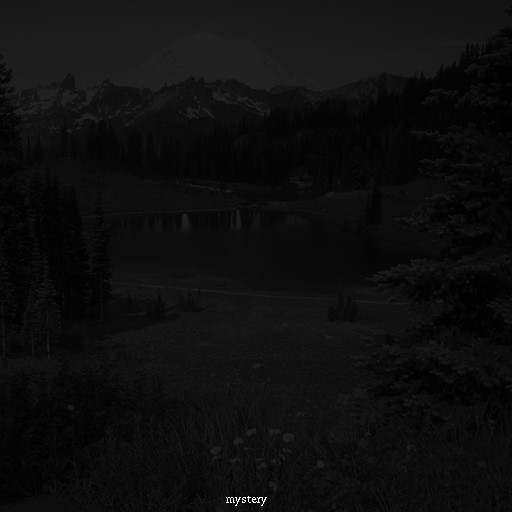
%> input picture 190927_DIP_A1/[2019-2]DIP_HW1/input3.png, 512 x 512 px
$ octave hw2.m   (GNU Octave 9; MATLAB toolbox functions it lacks are replaced by stand-ins)
%> lines starting %> are read from the running program, lines starting %| are printed output that depends on the picture; in (x1, y1, x2, y2) boxes, pixels count from 0 and x2, y2 are one past the last pixel; in counts of white or black regions, pixels touching at a corner belong together; the program's own positions count from 1

%2-1 Load image and Display histogram
% load image
im = im2double(imread('input3.png'));
%> im: size 512x512 double; min 0, max 1, mean 0.0538
% fig 1: histogram of the input image
figure(1);
imhist(im);
title(['2-1. Histogram of Input Image']);
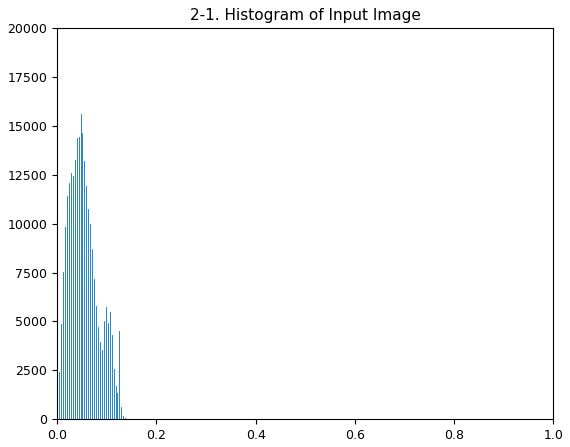
%> figure redrawn from the program's plot data; highest point at x = 0.0471, y = 15609

%2-2 implement histogram equalization function;

% image size
size_im = size(im);
%> size_im = [512 512]
MN = size_im(1) * size_im(2);
%> MN = 262144
% make 256bins of histogram
hist = imhist(im,256);
%> hist = 256 values, max 15609 at index 13, min 0 at index 39, mean 1024
L = length(hist);
%> L = 256
% calculate pdf,cdf
pdf = hist ./ MN;
%> pdf = 256 values, max 0.0595 at index 13, min 0 at index 39, mean 0.00391
cdf = cumsum(pdf);
%> cdf = 256 values from 0.00188 to 1
% histogram equalized array
s_arr = round((L-1).*cdf);
%> s_arr = 256 values from 0 to 255
% map input image to histogram-equalized image
output = zeros(size(im));
for i = 1:L
    mask = (im >= (i-1)/L) & (im <= i/L);
    output = output + mask .* (s_arr(i)/L);
end
%> this loop made 256 passes
%> pass 1, `mask = (im >= (i-1)/L) & (im <= i/L);`:
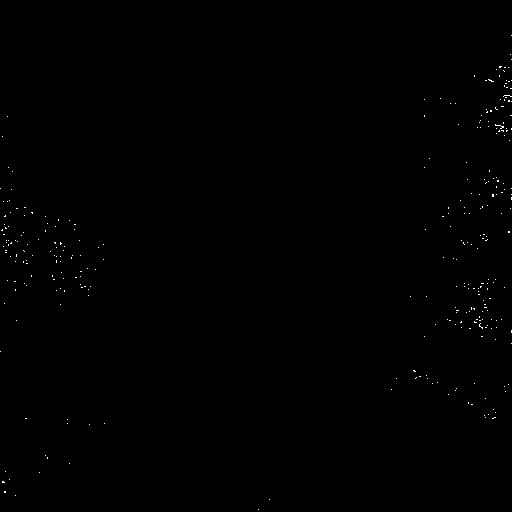
%> mask: size 512x512 logical; 0.19% white in thin lines or dots
%> pass 2, `mask = (im >= (i-1)/L) & (im <= i/L);`:
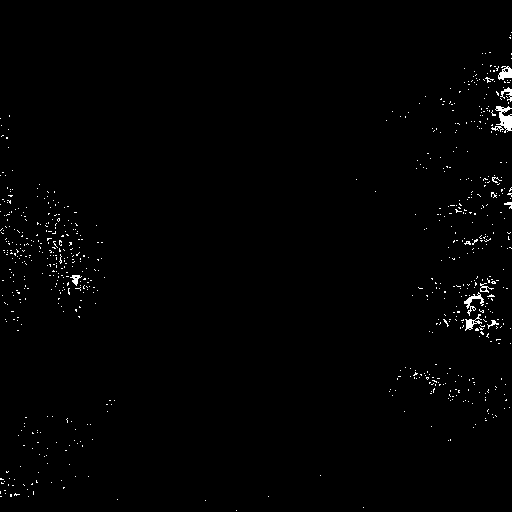
%> mask: size 512x512 logical; 0.93% white in thin lines or dots
%> after the loop:
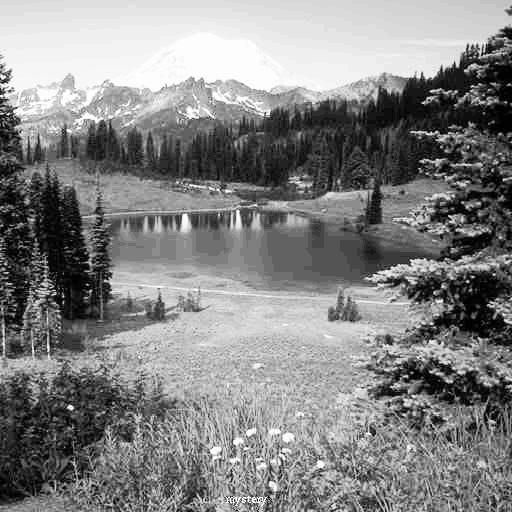
%> output: size 512x512 double; min 0, max 0.996, mean 0.518

% fig 2: histogram of the output image
figure(2);
imhist(output);
title(['2-2. Histogram of Output Image']);
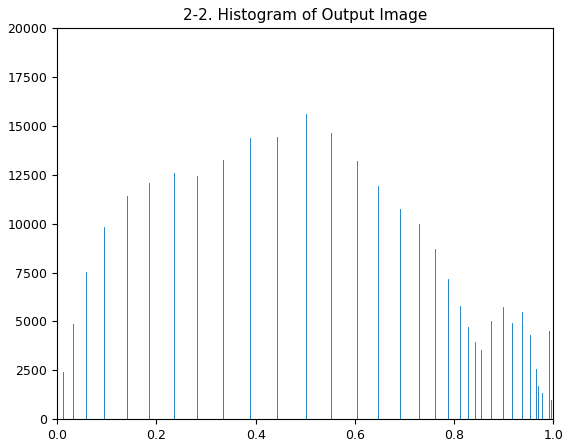
%> figure redrawn from the program's plot data; highest point at x = 0.502, y = 15609
% fig 3: Output image
figure(3);
imshow(output);
title(['2-3. Output Image']);

$ run again, with 190927_DIP_A1/[2019-2]DIP_HW1/input1.png copied over 190927_DIP_A1/[2019-2]DIP_HW1/input3.png
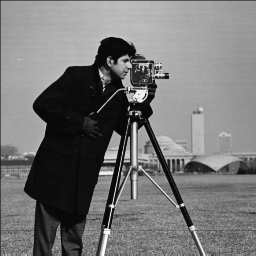
%> input picture 190927_DIP_A1/[2019-2]DIP_HW1/input1.png, 256 x 256 px
%> hist = 256 values, max 2057 at index 13, min 4 at index 243, mean 256
%> pdf = 256 values, max 0.0314 at index 13, min 6.1e-05 at index 243, mean 0.00391
%> cdf = 256 values from 0.00612 to 1
%> s_arr = 256 values from 2 to 255
%> the loop `for i = 1:L` made 256 passes
%> pass 1, `mask = (im >= (i-1)/L) & (im <= i/L);`:
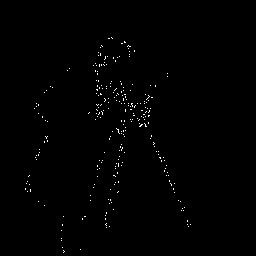
%> mask: size 256x256 logical; 0.61% white in thin lines or dots, all inside (x1, y1, x2, y2) = (25, 37, 191, 253)
%> `title(['2-2. Histogram of Output Image']);`:
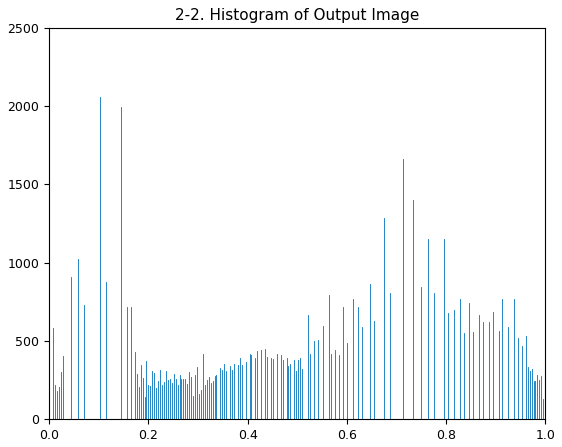
%> figure redrawn from the program's plot data; highest point at x = 0.102, y = 2057

$ run again, with 190927_DIP_A1/[2019-2]DIP_HW1/input4.png copied over 190927_DIP_A1/[2019-2]DIP_HW1/input3.png
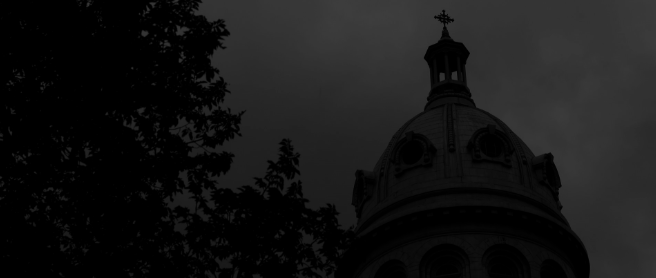
%> input picture 190927_DIP_A1/[2019-2]DIP_HW1/input4.png, 656 x 278 px
%> hist = 256 values, max 62350 at index 1, min 0 at index 63, mean 712.4
%> pdf = 256 values, max 0.342 at index 1, min 0 at index 63, mean 0.00391
%> cdf = 256 values from 0.342 to 1
%> s_arr = 256 values from 87 to 255
%> the loop `for i = 1:L` made 256 passes
%> pass 1, `mask = (im >= (i-1)/L) & (im <= i/L);`:
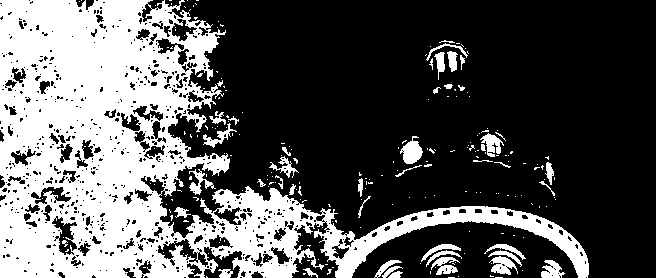
%> mask: size 278x656 logical; 34.2% white; 239 white regions (195 under 20 px), largest, box (x1, y1, x2, y2) and area: (0, 0, 589, 278) 57136, (400, 136, 423, 164) 381, (489, 256, 518, 275) 305
%> `title(['2-2. Histogram of Output Image']);`:
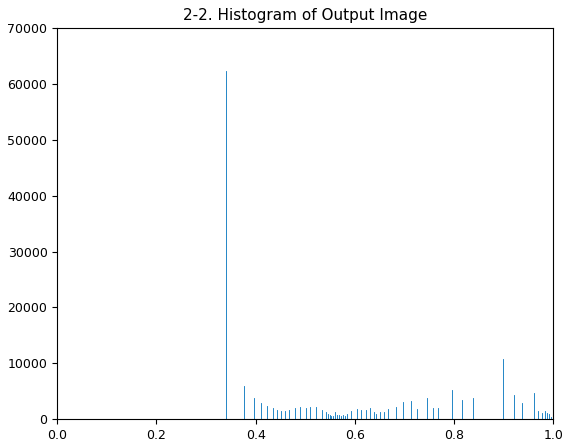
%> figure redrawn from the program's plot data; highest point at x = 0.341, y = 62350
